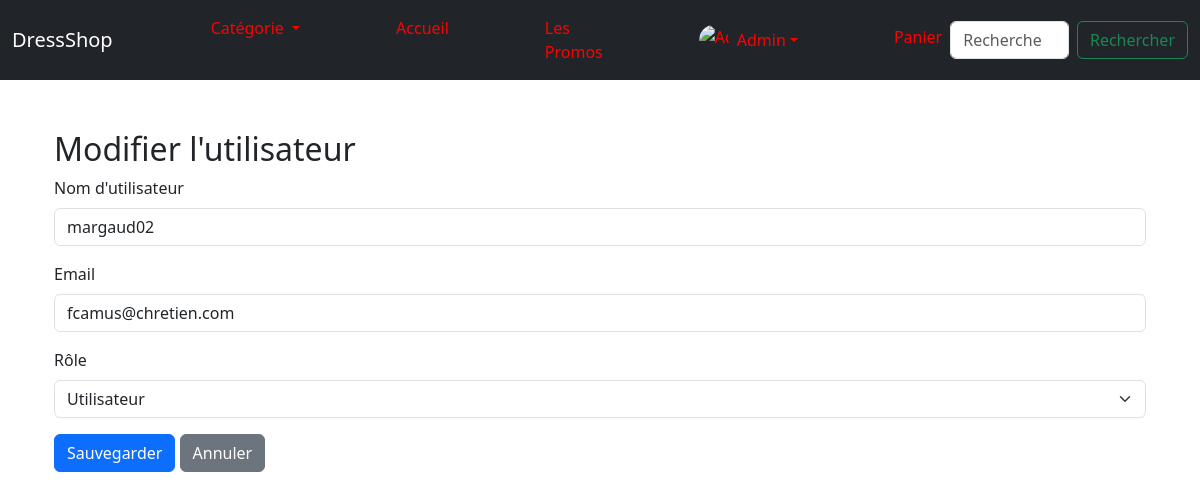
Page /index.php?action=edit_user&id=3 (signed in) on the committed database.
### tables this page shows
CREATE TABLE `users` (
  `id` int(11) NOT NULL,
  `username` varchar(50) NOT NULL,
  `password` varchar(255) NOT NULL,
  `email` varchar(100) NOT NULL,
  `role` enum('admin','user') DEFAULT 'user',
  `created_at` timestamp NOT NULL DEFAULT current_timestamp()
);

### View/admin/edit_user.php (the view, shortened to what this page needs)
<?php
require_once __DIR__ . '/../../Controller/auth.php';
$user_id = isset($_GET['id']) ? (int)$_GET['id'] : 0;
$stmt = $pdo->prepare('SELECT * FROM users WHERE id = ?');
$stmt->execute([$user_id]);
$user = $stmt->fetch(PDO::FETCH_ASSOC);
?>
<!DOCTYPE html>
<html lang="fr">
<head>
    <link href="https://cdn.jsdelivr.net/npm/bootstrap@5.3.0/dist/css/bootstrap.min.css" rel="stylesheet">
</head>
<body>
<div class="container mt-4">
    <h2>Modifier l'utilisateur</h2>
    <form action="index.php?action=update_user" method="post">
        <div class="mb-3">
            <label for="username" class="form-label">Nom d'utilisateur</label>
            <input type="text" class="form-control" id="username" name="username" value="<?php echo htmlspecialchars($user['username']); ?>" required>
        </div>
        <div class="mb-3">
            <label for="email" class="form-label">Email</label>
            <input type="email" class="form-control" id="email" name="email" value="<?php echo htmlspecialchars($user['email']); ?>" required>
        </div>
        <div class="mb-3">
            <label for="role" class="form-label">Rôle</label>
            <select class="form-select" id="role" name="role" required>
                <option value="user" <?php echo $user['role'] === 'user' ? 'selected' : ''; ?>>Utilisateur</option>
            </select>
        </div>
        <div class="mb-3">
            <button type="submit" class="btn btn-primary">Sauvegarder</button>
            <a href="index.php?action=users_list" class="btn btn-secondary">Annuler</a>
        </div>
    </form>
</div>
</body>
</html>

### View/style.css (style rules this page uses)
* { margin: 0; padding: 0; box-sizing: border-box; }
html, body { height: 100%; margin: 0; padding: 0; }

### rows in the picture
users: username "margaud02", email "fcamus@chretien.com", role "Utilisateur"
